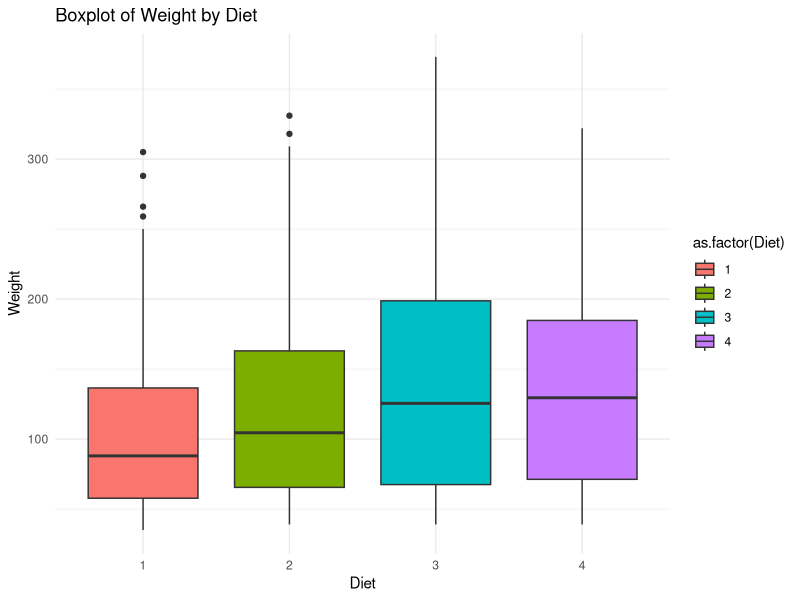
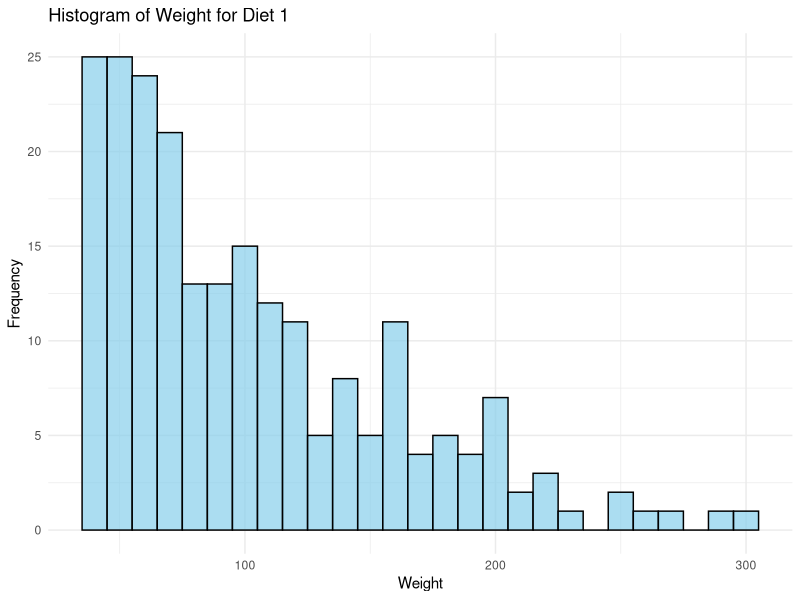
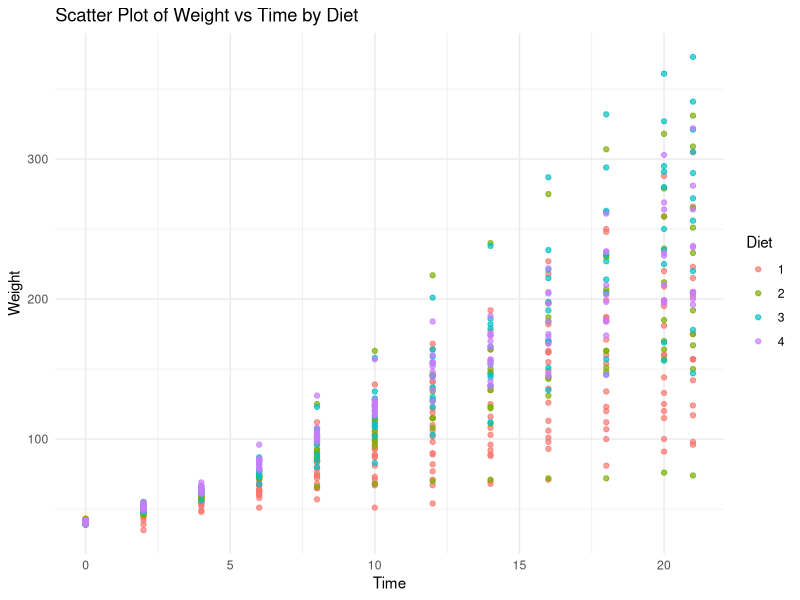

Generate these figures, in order, with R:
sink("experiment 30 output")
# Load necessary library
if (!require(ggplot2)) install.packages("ggplot2", dependencies=TRUE)
library(ggplot2)

# Load dataset
data(ChickWeight)

# (a) Box plot for "weight" grouped by "Diet"
ggplot(ChickWeight, aes(x = as.factor(Diet), y = weight, fill = as.factor(Diet))) +
  geom_boxplot() +
  labs(title="Boxplot of Weight by Diet", x="Diet", y="Weight") +
  theme_minimal()

# (b) Histogram for "weight" feature of Diet 1 category
ggplot(subset(ChickWeight, Diet == 1), aes(x = weight)) +
  geom_histogram(binwidth = 10, fill="skyblue", color="black", alpha=0.7) +
  labs(title="Histogram of Weight for Diet 1", x="Weight", y="Frequency") +
  theme_minimal()

# (c) Scatter plot for "weight" vs "Time" grouped by Diet
ggplot(ChickWeight, aes(x = Time, y = weight, color = as.factor(Diet))) +
  geom_point(alpha=0.7) +
  labs(title="Scatter Plot of Weight vs Time by Diet", x="Time", y="Weight", color="Diet") +
  theme_minimal()

sink(file=NULL)